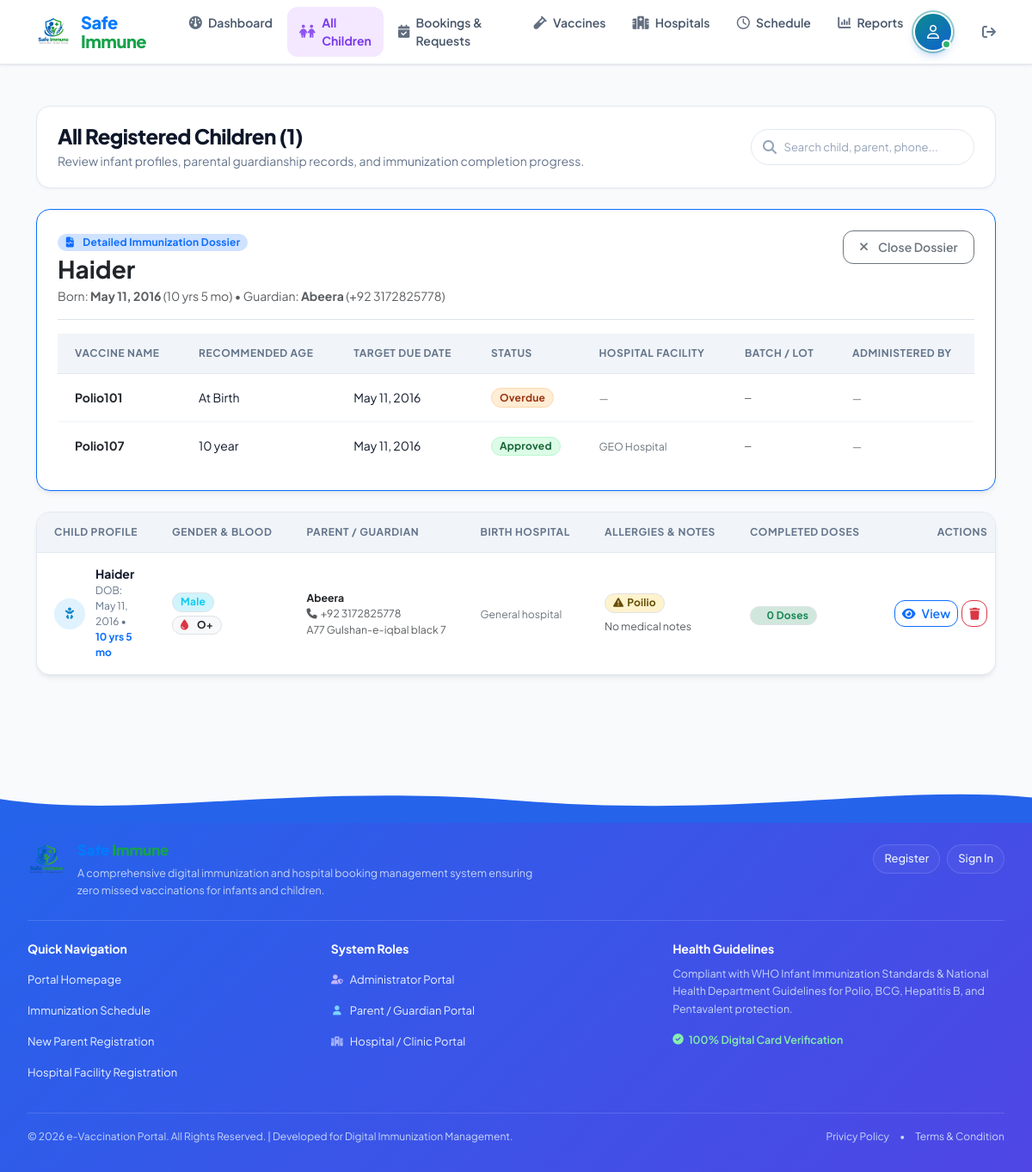
The page /admin/children.php?child_id=5 (signed in) on the database its author committed.
### tables this page shows
CREATE TABLE `children` (
  `id` INT NOT NULL AUTO_INCREMENT,
  `parent_id` INT NOT NULL,
  `name` VARCHAR(100) NOT NULL,
  `dob` DATE NOT NULL,
  `gender` VARCHAR(10) NOT NULL,
  `blood_group` VARCHAR(10) DEFAULT NULL,
  `birth_hospital` VARCHAR(150) DEFAULT NULL,
  `allergies` TEXT,
  `notes` TEXT,
  `created_at` DATETIME DEFAULT CURRENT_TIMESTAMP,
  PRIMARY KEY (`id`),
  KEY `idx_children_parent_id` (`parent_id`),
  CONSTRAINT `fk_children_parent` FOREIGN KEY (`parent_id`) REFERENCES `users` (`id`) ON DELETE CASCADE
);

CREATE TABLE `users` (
  `id` INT NOT NULL AUTO_INCREMENT,
  `name` VARCHAR(100) NOT NULL,
  `email` VARCHAR(120) NOT NULL,
  `password` VARCHAR(255) NOT NULL,
  `role` VARCHAR(20) NOT NULL,
  `phone` VARCHAR(30) DEFAULT NULL,
  `address` TEXT,
  `created_at` DATETIME DEFAULT CURRENT_TIMESTAMP,
  PRIMARY KEY (`id`),
  UNIQUE KEY `email` (`email`)
);

CREATE TABLE `vaccines` (
  `id` INT NOT NULL AUTO_INCREMENT,
  `name` VARCHAR(100) NOT NULL,
  `disease_prevented` VARCHAR(255) NOT NULL,
  `recommended_age` VARCHAR(100) NOT NULL,
  `recommended_days_from_birth` INT DEFAULT 0,
  `doses_required` INT DEFAULT 1,
  `status` VARCHAR(20) DEFAULT 'available',
  `stock_quantity` INT DEFAULT 100,
  `description` TEXT,
  `created_at` DATETIME DEFAULT CURRENT_TIMESTAMP,
  PRIMARY KEY (`id`)
);

CREATE TABLE `hospitals` (
  `id` INT NOT NULL AUTO_INCREMENT,
  `user_id` INT DEFAULT NULL,
  `name` VARCHAR(150) NOT NULL,
  `reg_number` VARCHAR(50) DEFAULT NULL,
  `city` VARCHAR(80) NOT NULL,
  `location` VARCHAR(255) NOT NULL,
  `phone` VARCHAR(40) NOT NULL,
  `email` VARCHAR(120) DEFAULT NULL,
  `status` VARCHAR(20) DEFAULT 'active',
  `operating_hours` VARCHAR(100) DEFAULT '08:00 AM - 05:00 PM',
  `created_at` DATETIME DEFAULT CURRENT_TIMESTAMP,
  PRIMARY KEY (`id`),
  KEY `idx_hospitals_user_id` (`user_id`),
  CONSTRAINT `fk_hospitals_user` FOREIGN KEY (`user_id`) REFERENCES `users` (`id`) ON DELETE SET NULL
);

### admin/children.php (the view, shortened to what the rows shown need)
<?php
require_once __DIR__ . '/../includes/functions.php';
$selectedChildId = isset($_GET['child_id']) ? (int)$_GET['child_id'] : null;
$selectedChild = null;
$selectedSchedule = [];
if ($selectedChildId) {
    $selectedChild = db_fetch_one("
        SELECT c.*, u.name as parent_name, u.email as parent_email, u.phone as parent_phone, u.address as parent_address
        FROM children c
        JOIN users u ON c.parent_id = u.id
        WHERE c.id = ?
    ", [$selectedChildId]);
    if ($selectedChild) {
        $selectedSchedule = get_child_immunization_schedule($selectedChildId);
    }
}
$children = db_fetch_all("
    SELECT c.*, u.name as parent_name, u.email as parent_email, u.phone as parent_phone, u.address as parent_address,
           (SELECT COUNT(*) FROM vaccination_records vr WHERE vr.child_id = c.id AND vr.status = 'Vaccinated') as completed_doses
    FROM children c
    JOIN users u ON c.parent_id = u.id
    ORDER BY c.dob DESC
");
require_once __DIR__ . '/../includes/header.php';
?>
<div class="page-header-bar">
    <div>
        <h1 class="page-title">All Registered Children (<?= count($children) ?>)</h1>
    </div>
</div>
<?php if ($selectedChild): ?>
    <div class="card-healthcare p-4 mb-4 border-primary" id="timelineModal">
        <div class="d-flex flex-column flex-md-row align-items-md-center justify-content-between gap-3 pb-3 border-bottom mb-3">
            <div>
                <span class="badge bg-primary-subtle text-primary mb-1">
                    <i class="fa-solid fa-file-waveform me-1"></i> Detailed Immunization Dossier
                </span>
                <h3 class="fw-bold text-dark mb-1"><?= htmlspecialchars($selectedChild['name']) ?></h3>
                <p class="text-muted small mb-0">
                    Born: <strong><?= format_date($selectedChild['dob']) ?></strong> (<?= calculate_age($selectedChild['dob']) ?>) &bull;
                    Guardian: <strong><?= htmlspecialchars($selectedChild['parent_name']) ?></strong> (<?= htmlspecialchars($selectedChild['parent_phone']) ?>)
                </p>
            </div>
            <a href="<?= BASE_URL ?>/admin/children.php" class="btn btn-outline-secondary btn-sm align-self-start">
                <i class="fa-solid fa-xmark me-1"></i> Close Dossier
            </a>
        </div>
        <div class="table-responsive">
            <table class="table-custom">
                <thead>
                    <tr>
                        <th>Vaccine Name</th>
                        <th>Recommended Age</th>
                        <th>Target Due Date</th>
                        <th>Status</th>
                        <th>Hospital Facility</th>
                        <th>Batch / Lot</th>
                        <th>Administered By</th>
                    </tr>
                </thead>
                <tbody>
                    <?php foreach ($selectedSchedule as $item): ?>
                        <tr>
                            <td class="fw-bold text-dark"><?= htmlspecialchars($item['vaccine_name']) ?></td>
                            <td><?= htmlspecialchars($item['recommended_age']) ?></td>
                            <td><?= format_date($item['due_date']) ?></td>
                            <td><?= render_status_badge($item['status']) ?></td>
                            <td><small class="text-secondary"><?= htmlspecialchars($item['record']['hospital_name'] ?? $item['appointment']['hospital_name'] ?? '—') ?></small></td>
                            <td><span class="font-monospace text-muted small"><?= htmlspecialchars($item['record']['batch_number'] ?? '—') ?></span></td>
                            <td><small class="text-secondary"><?= htmlspecialchars($item['record']['doctor_nurse_name'] ?? '—') ?></small></td>
                        </tr>
                    <?php endforeach; ?>
                </tbody>
            </table>
        </div>
    </div>
<?php endif; ?>
<div class="table-card">
    <div class="table-responsive">
        <table id="childrenTable" class="table-custom">
            <thead>
                <tr>
                    <th>Child Profile</th>
                    <th>Gender &amp; Blood</th>
                    <th>Parent / Guardian</th>
                    <th>Birth Hospital</th>
                    <th>Allergies &amp; Notes</th>
                    <th>Completed Doses</th>
                    <th class="text-end">Actions</th>
                </tr>
            </thead>
            <tbody>
                <?php if (empty($children)): ?>
                    <tr>
                        <td colspan="7">
                            <div class="empty-state-box">
                                <div class="empty-state-icon text-muted">
                                    <i class="fa-solid fa-children"></i>
                                </div>
                                <h6 class="empty-state-title">No Registered Children</h6>
                                <p class="empty-state-text">The child registry is currently empty. Profiles will appear here as parents register.</p>
                            </div>
                        </td>
                    </tr>
                <?php else: ?>
                    <?php foreach ($children as $c): ?>
                        <tr>
                            <td>
                                <div class="table-profile-cell">
                                    <div class="table-avatar <?= $c['gender'] === 'Male' ? 'table-avatar-blue' : 'table-avatar-pink' ?>">
                                        <i class="fa-solid fa-baby"></i>
                                    </div>
                                    <div>
                                        <span class="profile-name"><?= htmlspecialchars($c['name']) ?></span>
                                        <span class="profile-sub">
                                            DOB: <?= format_date($c['dob']) ?> &bull; <strong class="text-primary"><?= calculate_age($c['dob']) ?></strong>
                                        </span>
                                    </div>
                                </div>
                            </td>
                            <td>
                                <div class="d-flex flex-column gap-1 align-items-start">
                                    <span class="badge <?= $c['gender'] === 'Male' ? 'bg-info-subtle text-info border' : 'bg-danger-subtle text-danger border' ?>">
                                        <?= htmlspecialchars($c['gender']) ?>
                                    </span>
                                    <?php if ($c['blood_group']): ?>
                                        <span class="badge bg-light text-dark border">
                                            <i class="fa-solid fa-droplet text-danger me-1"></i><?= htmlspecialchars($c['blood_group']) ?>
                                        </span>
                                    <?php endif; ?>
                                </div>
                            </td>
                            <td>
                                <div class="fw-bold text-dark small"><?= htmlspecialchars($c['parent_name']) ?></div>
                                <div class="text-muted small"><i class="fa-solid fa-phone me-1"></i><?= htmlspecialchars($c['parent_phone']) ?></div>
                                <div class="text-muted small text-truncate" style="max-width: 180px;"><?= htmlspecialchars($c['parent_address']) ?></div>
                            </td>
                            <td>
                                <small class="text-secondary"><?= htmlspecialchars($c['birth_hospital'] ?: 'Not specified') ?></small>
                            </td>
                            <td>
                                <?php if ($c['allergies']): ?>
                                    <span class="badge bg-warning-subtle text-warning-emphasis border d-inline-block mb-1">
                                        <i class="fa-solid fa-triangle-exclamation me-1"></i><?= htmlspecialchars($c['allergies']) ?>
                                    </span><br>
                                <?php endif; ?>
                                <small class="text-muted"><?= htmlspecialchars($c['notes'] ?: 'No medical notes') ?></small>
                            </td>
                            <td>
                                <span class="badge bg-success-subtle text-success border">
                                    <i class="fa-solid fa-shield-check me-1"></i> <?= (int)$c['completed_doses'] ?> Doses
                                </span>
                            </td>
                            <td class="text-end">
                                <div class="d-inline-flex gap-1">
                                    <a href="<?= BASE_URL ?>/admin/children.php?child_id=<?= $c['id'] ?>#timelineModal" class="btn btn-outline-primary btn-sm py-1 px-2" title="View Dossier">
                                        <i class="fa-solid fa-eye"></i> View
                                    </a>
                                    <a href="<?= BASE_URL ?>/admin/children.php?action=delete&id=<?= $c['id'] ?>" onclick="return confirm('Are you sure you want to remove <?= htmlspecialchars(addslashes($c['name'])) ?> from the registry?')" class="btn btn-outline-danger btn-sm py-1 px-2" title="Delete Profile">
                                        <i class="fa-solid fa-trash"></i>
                                    </a>
                                </div>
                            </td>
                        </tr>
                    <?php endforeach; ?>
                <?php endif; ?>
            </tbody>
        </table>
    </div>
</div>
<?php require_once __DIR__ . '/../includes/footer.php'; ?>

### includes/functions.php (shortened to what the rows shown need)
<?php
require_once __DIR__ . '/db.php';
function format_date(?string $date, string $format = 'M d, Y'): string {
    $time = strtotime($date);
    return $time ? date($format, $time) : 'N/A';
}
function calculate_age(string $dob): string {
    try {
        $birthDate = new DateTime($dob);
        $today = new DateTime('today');
        $diff = $birthDate->diff($today);
        if ($diff->y > 0) {
            return $diff->y . ' yr' . ($diff->y > 1 ? 's ' : ' ') . ($diff->m > 0 ? $diff->m . ' mo' : '');
        } elseif ($diff->m > 0) {
            return $diff->m . ' month' . ($diff->m > 1 ? 's' : '') . ($diff->d > 0 ? ' ' . $diff->d . ' d' : '');
        }
    } catch (Exception $e) {
        return 'Unknown';
    }
}
function render_status_badge(string $status): string {
    $statusLower = strtolower(trim($status));
    $classes = [
        'pending' => 'badge-pending',
        'approved' => 'badge-approved',
        'completed' => 'badge-completed',
        'vaccinated' => 'badge-completed',
        'not vaccinated' => 'badge-rejected',
        'rejected' => 'badge-rejected',
        'missed' => 'badge-overdue',
        'available' => 'badge-available',
        'unavailable' => 'badge-unavailable',
        'active' => 'badge-active',
        'inactive' => 'badge-inactive',
        'due' => 'badge-due',
        'overdue' => 'badge-overdue',
        'upcoming' => 'badge-upcoming'
    ];
    $badgeClass = $classes[$statusLower] ?? 'badge-upcoming';
    $label = ucwords($status);
    return '<span class="badge ' . $badgeClass . '">' . htmlspecialchars($label) . '</span>';
}
function get_child_immunization_schedule(int $childId): array {
    $child = db_fetch_one("SELECT * FROM children WHERE id = ?", [$childId]);
    $dobTimestamp = strtotime($child['dob']);
    $todayTimestamp = strtotime('today');
    $vaccines = db_fetch_all("SELECT * FROM vaccines ORDER BY recommended_days_from_birth ASC, id ASC");
    $records = db_fetch_all("
        SELECT vr.*, h.name as hospital_name
        FROM vaccination_records vr
        LEFT JOIN hospitals h ON vr.hospital_id = h.id
        WHERE vr.child_id = ?
    ", [$childId]);
    $completedMap = [];
    $activeBookings = db_fetch_all("
        SELECT a.*, h.name as hospital_name, v.name as vaccine_name
        FROM appointments a
        LEFT JOIN hospitals h ON a.hospital_id = h.id
        LEFT JOIN vaccines v ON a.vaccine_id = v.id
        WHERE a.child_id = ? AND a.status IN ('pending', 'approved')
    ", [$childId]);
    $bookingMap = [];
    foreach ($activeBookings as $b) {
        $bookingMap[$b['vaccine_id']] = $b;
    }
    $schedule = [];
    foreach ($vaccines as $v) {
        $days = (int)$v['recommended_days_from_birth'];
        $dueDateTimestamp = strtotime("+{$days} days", $dobTimestamp);
        $dueDate = date('Y-m-d', $dueDateTimestamp);
        $item = [
            'vaccine_id' => $v['id'],
            'vaccine_name' => $v['name'],
            'disease' => $v['disease_prevented'],
            'recommended_age' => $v['recommended_age'],
            'due_date' => $dueDate,
            'status' => 'Upcoming',
            'record' => null,
            'appointment' => null
        ];
        if (isset($completedMap[$v['id']])) {
            $item['status'] = $completedMap[$v['id']]['status'];
            $item['record'] = $completedMap[$v['id']];
        } elseif (isset($bookingMap[$v['id']])) {
            $item['status'] = ($bookingMap[$v['id']]['status'] === 'approved') ? 'Approved' : 'Pending Approval';
            $item['appointment'] = $bookingMap[$v['id']];
        } else {
            $diffDays = ($todayTimestamp - $dueDateTimestamp) / (60 * 60 * 24);
            if ($diffDays > 14) {
                $item['status'] = 'Overdue';
            } elseif ($diffDays >= -7 && $diffDays <= 14) {
                $item['status'] = 'Due Now';
            } else {
                $item['status'] = 'Upcoming';
            }
        }
        $schedule[] = $item;
    }
    return $schedule;
}

### rows shown on the page
children: name "Haider", dob "May 11, 2016", dob "10 yrs 5 mo", parent.name "Abeera", parent.phone "+92 3172825778", gender "Male", blood_group "O+", parent.address "A77 Gulshan-e-iqbal black 7", birth_hospital "General hospital", allergies "Poilio", notes "No medical notes", completed_doses "0"
vaccines: name "Polio101", recommended_age "At Birth", due_date "May 11, 2016", label "Overdue", hospital_name "—", batch_number "—", doctor_nurse_name "—"
vaccines: name "Polio107", recommended_age "10 year", due_date "May 11, 2016", label "Approved", batch_number "—", doctor_nurse_name "—"
hospitals: name "GEO Hospital"

### other values the page prints
count($children) "1"
APP_NAME "e-Vaccination Portal"
